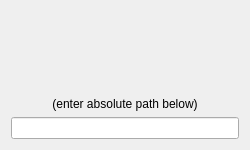
<?xml version="1.0" encoding="UTF-8"?>
<ui version="4.0">
 <class>outFilePsWidget</class>
 <widget class="QWidget" name="outFilePsWidget">
  <property name="geometry">
   <rect>
    <x>0</x>
    <y>0</y>
    <width>250</width>
    <height>150</height>
   </rect>
  </property>
  <property name="windowTitle">
   <string>Dialog</string>
  </property>
  <layout class="QHBoxLayout" name="horizontalLayout">
   <item>
    <layout class="QVBoxLayout" name="verticalLayout">
     <item>
      <widget class="QLabel" name="selectFile_lbl">
       <property name="text">
        <string>(enter absolute path below)</string>
       </property>
       <property name="alignment">
        <set>Qt::AlignBottom|Qt::AlignHCenter</set>
       </property>
      </widget>
     </item>
     <item>
      <widget class="QLineEdit" name="selectFile_le">
       <property name="sizePolicy">
        <sizepolicy hsizetype="Expanding" vsizetype="Fixed">
         <horstretch>0</horstretch>
         <verstretch>0</verstretch>
        </sizepolicy>
       </property>
       <property name="minimumSize">
        <size>
         <width>0</width>
         <height>0</height>
        </size>
       </property>
       <property name="readOnly">
        <bool>false</bool>
       </property>
      </widget>
     </item>
    </layout>
   </item>
  </layout>
 </widget>
 <resources/>
 <connections/>
</ui>
